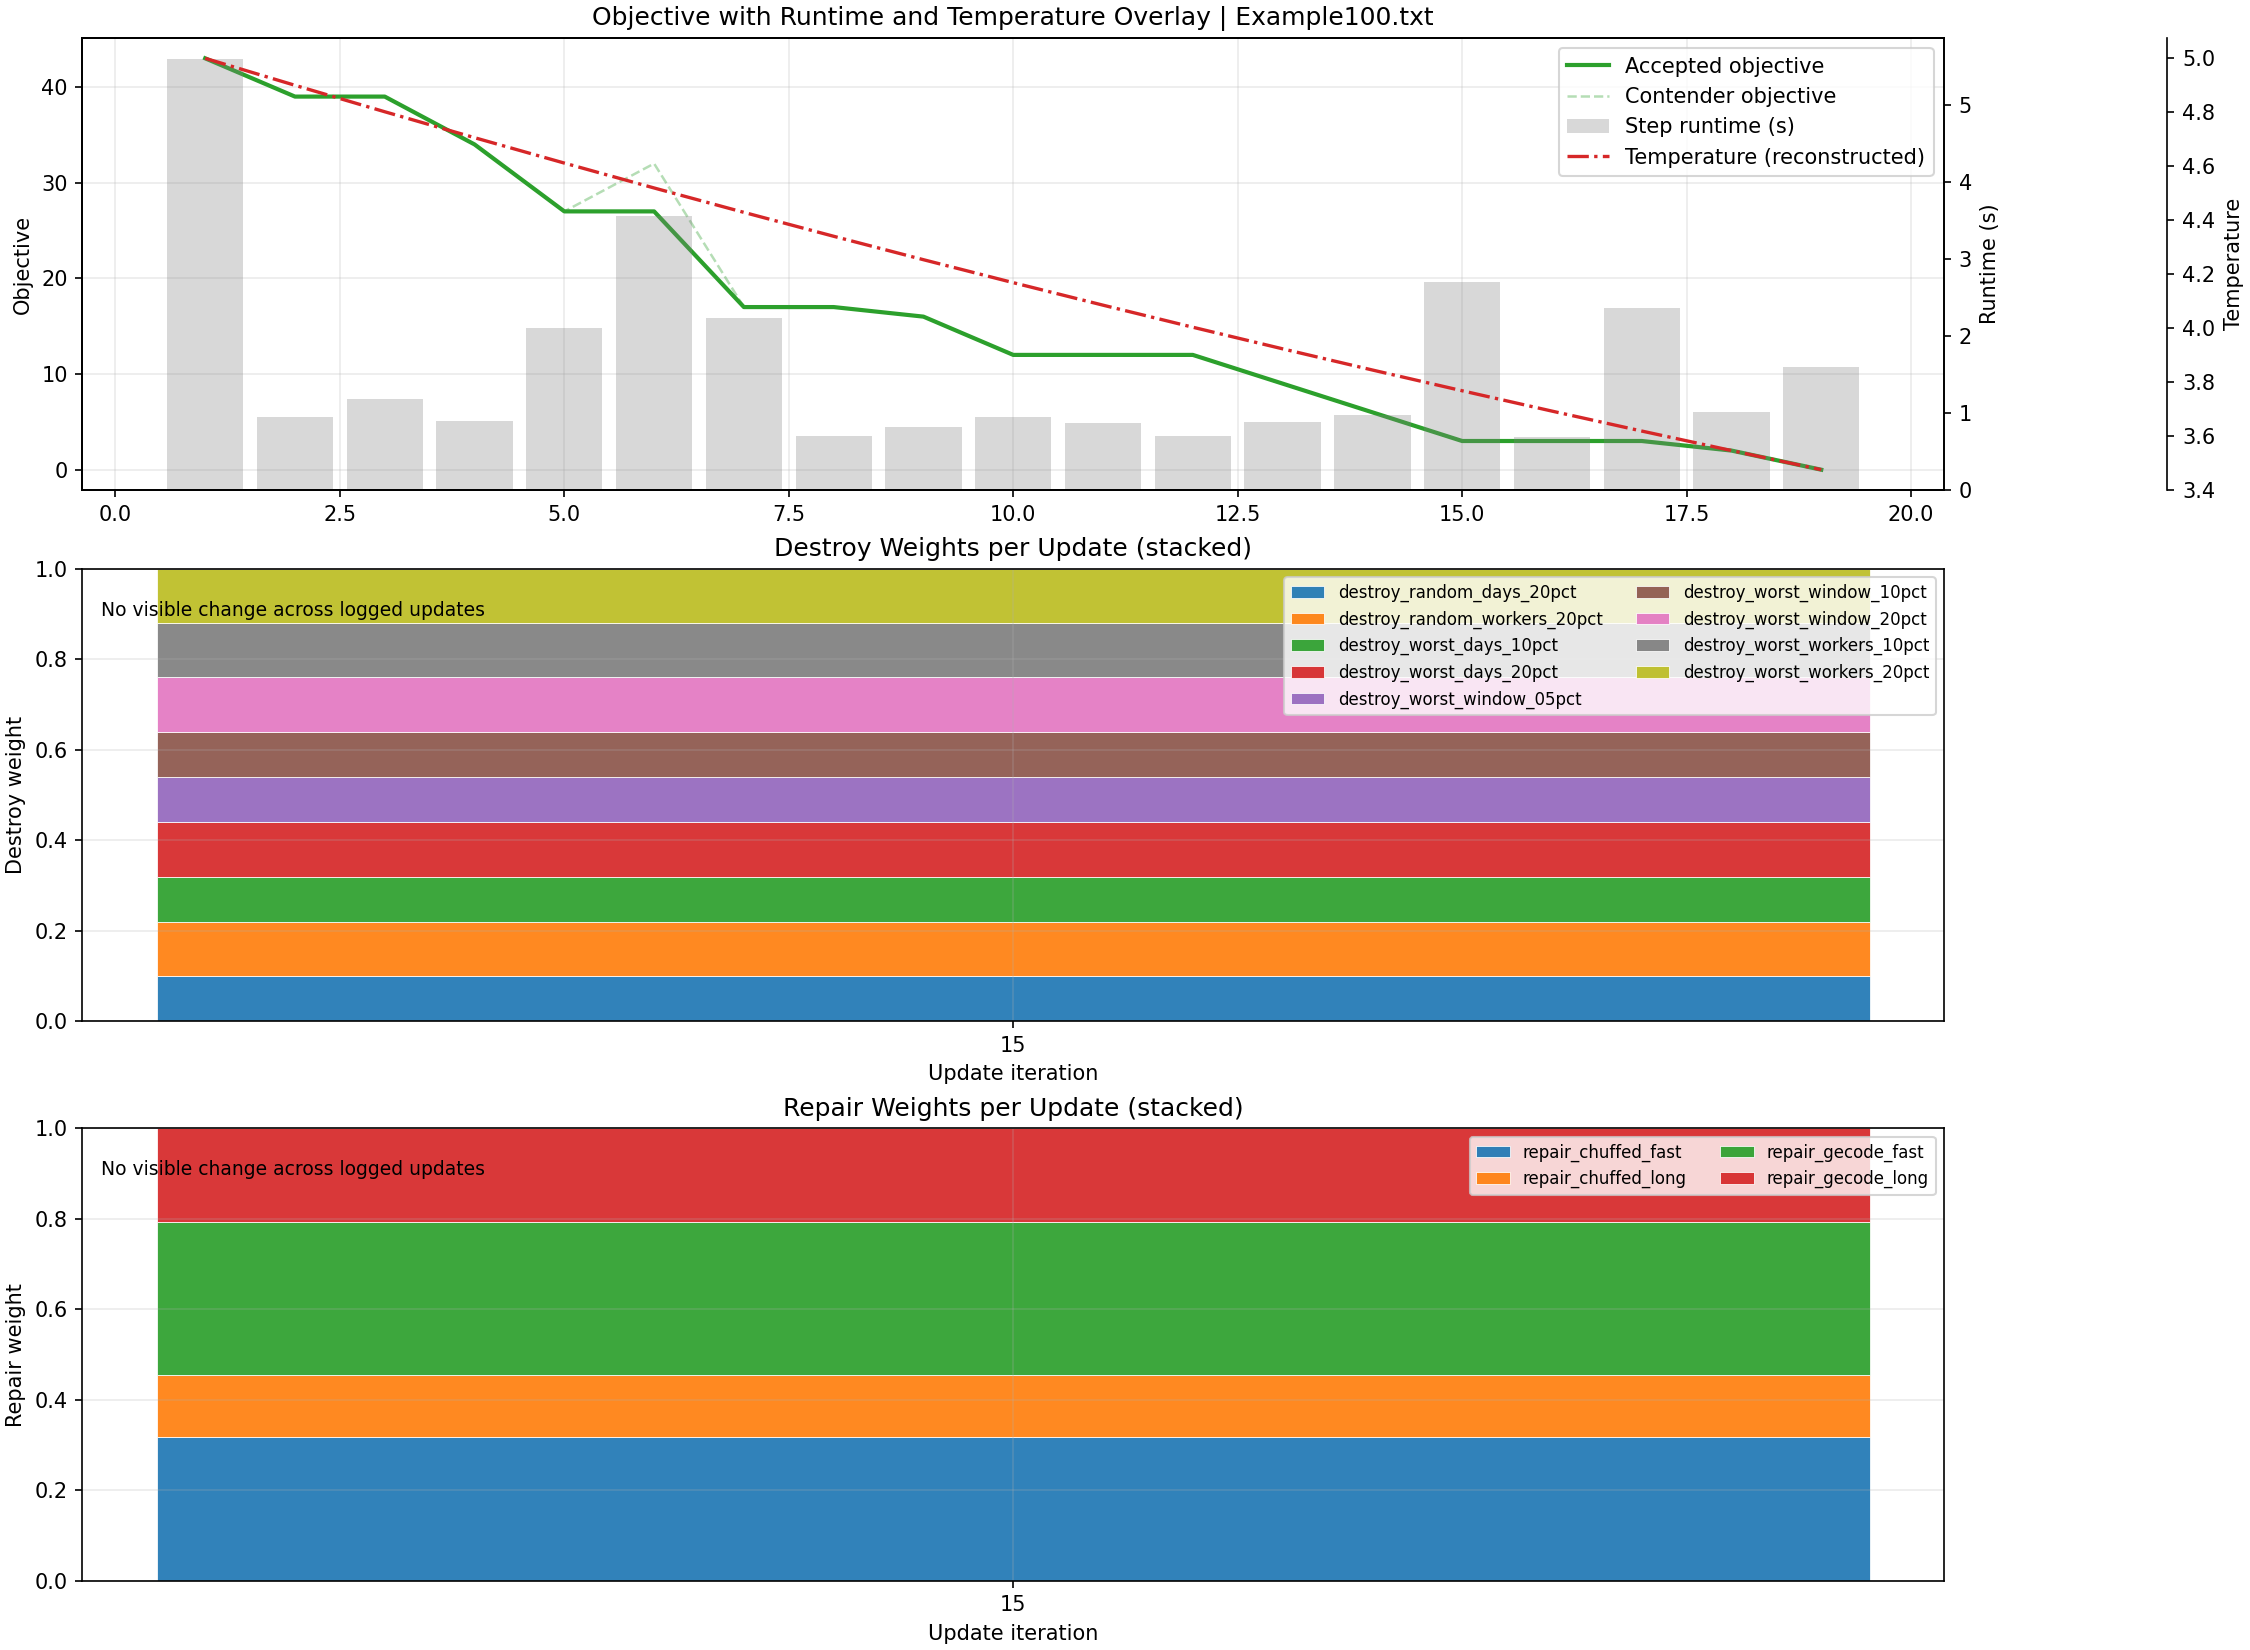

Python code for this plot:
from __future__ import annotations

import argparse
from dataclasses import dataclass
import os
from pathlib import Path
import re
from typing import Dict, List, Optional, Tuple

# Ensure matplotlib/fontconfig caches are writable in sandboxed environments.
_BASE_DIR = Path(__file__).resolve().parent
_CACHE_DIR = _BASE_DIR / ".mpl_cache"
_CACHE_DIR.mkdir(parents=True, exist_ok=True)
os.environ.setdefault("MPLCONFIGDIR", str(_CACHE_DIR))
os.environ.setdefault("XDG_CACHE_HOME", str(_CACHE_DIR))

import matplotlib
matplotlib.use("Agg")
import matplotlib.pyplot as plt


ITER_RE = re.compile(r"(\w+)=([^\s]+)")


@dataclass
class IterationRecord:
    iteration: int
    elapsed: float
    step_runtime: float
    incumbent_objective: Optional[float]
    contender_objective: Optional[float]
    accepted: bool
    temperature: Optional[float]


def _parse_bool(value: str) -> bool:
    if value == "True":
        return True
    if value == "False":
        return False
    raise ValueError(f"invalid boolean value: {value}")


def _parse_optional_float(value: Optional[str]) -> Optional[float]:
    if value is None:
        return None
    try:
        return float(value)
    except ValueError:
        return None


def parse_log(
    log_path: Path,
) -> Tuple[
    List[IterationRecord],
    Dict[int, Dict[str, Tuple[float, float]]],
    Dict[int, Dict[str, Tuple[float, float]]],
]:
    records: List[IterationRecord] = []
    destroy_updates: Dict[int, Dict[str, Tuple[float, float]]] = {}
    repair_updates: Dict[int, Dict[str, Tuple[float, float]]] = {}

    current_iter: Optional[int] = None
    section: Optional[str] = None

    for raw_line in log_path.read_text(encoding="utf-8").splitlines():
        line = raw_line.rstrip("\n")

        if line.startswith("iter="):
            section = None
            fields = dict(ITER_RE.findall(line))
            required = {
                "iter",
                "elapsed",
                "step_runtime",
                "accepted",
            }
            missing = required - set(fields)
            if missing:
                raise ValueError(f"missing fields in iteration line: {sorted(missing)}")

            record = IterationRecord(
                iteration=int(fields["iter"]),
                elapsed=float(fields["elapsed"].rstrip("s")),
                step_runtime=float(fields["step_runtime"].rstrip("s")),
                incumbent_objective=_parse_optional_float(fields.get("incumbent_objective")),
                contender_objective=_parse_optional_float(fields.get("contender_objective")),
                accepted=_parse_bool(fields["accepted"]),
                temperature=(
                    float(fields["temperature"])
                    if "temperature" in fields
                    else None
                ),
            )
            records.append(record)
            current_iter = record.iteration
            continue

        if line.startswith("  weight update (destroy):"):
            section = "destroy"
            continue
        if line.startswith("  weight update (repair):"):
            section = "repair"
            continue

        if section and line.strip().startswith("operator"):
            continue

        if section and line.startswith("    "):
            if current_iter is None:
                continue
            parts = [part.strip() for part in line.split("\t") if part.strip()]
            if len(parts) < 3:
                continue
            operator_name = parts[0]
            before = float(parts[1])
            after = float(parts[2])
            target = destroy_updates if section == "destroy" else repair_updates
            target.setdefault(current_iter, {})[operator_name] = (before, after)
            continue

    if not records:
        raise ValueError(f"no iteration lines found in {log_path}")

    return records, destroy_updates, repair_updates


def infer_instance_label(log_path: Path) -> str:
    """Infer instance filename from log header, fallback to unknown."""
    patterns = (
        re.compile(r"Loaded instance:\s*(.+)$"),
        re.compile(r"\binstance(?:_path)?=([^\s]+)"),
    )
    for raw_line in log_path.read_text(encoding="utf-8").splitlines()[:80]:
        line = raw_line.strip()
        for pattern in patterns:
            match = pattern.search(line)
            if not match:
                continue
            candidate = match.group(1).strip().strip("\"'")
            if candidate:
                return Path(candidate).name
    return "unknown"


def _build_weight_update_bars(
    updates: Dict[int, Dict[str, Tuple[float, float]]],
) -> Tuple[List[int], List[str], Dict[str, List[float]]]:
    """Build normalized stacked-bar weights at each update iteration."""
    update_iters = sorted(updates.keys())
    if not update_iters:
        return [], [], {}

    operators = sorted({name for by_iter in updates.values() for name in by_iter})
    if not operators:
        return [], [], {}

    current: Dict[str, float] = {name: 0.0 for name in operators}
    bars: Dict[str, List[float]] = {name: [] for name in operators}

    for iteration in update_iters:
        for name, (_before, after) in updates[iteration].items():
            current[name] = max(0.0, float(after))

        total = float(sum(current.values()))
        if total <= 0.0:
            normalized = {name: 1.0 / len(operators) for name in operators}
        else:
            normalized = {name: value / total for name, value in current.items()}

        for name in operators:
            bars[name].append(normalized[name])

    return update_iters, operators, bars


def _bars_have_variation(operators: List[str], bars: Dict[str, List[float]]) -> bool:
    if not operators:
        return False
    num_updates = len(bars[operators[0]])
    snapshots = [
        tuple(round(bars[name][idx], 8) for name in operators)
        for idx in range(num_updates)
    ]
    return len(set(snapshots)) > 1


def _reconstruct_temperature(
    iterations: List[int],
    initial_temp: float,
    decay: float,
    min_temp: float,
) -> List[float]:
    return [
        max(min_temp, initial_temp * (decay ** max(0, iteration - 1)))
        for iteration in iterations
    ]


def plot_analytics(
    records: List[IterationRecord],
    destroy_updates: Dict[int, Dict[str, Tuple[float, float]]],
    repair_updates: Dict[int, Dict[str, Tuple[float, float]]],
    initial_temp: float,
    decay: float,
    min_temp: float,
    instance_label: str,
    output_path: Path,
    show: bool,
) -> None:
    iterations = [record.iteration for record in records]
    runtimes = [record.step_runtime for record in records]
    contender_objectives = [record.contender_objective for record in records]

    accepted_objective_trajectory: List[Optional[float]] = []
    current_obj = records[0].incumbent_objective
    for record in records:
        if record.accepted and record.contender_objective is not None:
            current_obj = record.contender_objective
        accepted_objective_trajectory.append(current_obj)

    has_objective = any(value is not None for value in contender_objectives)

    explicit_temps = [record.temperature for record in records]
    if all(temp is not None for temp in explicit_temps):
        temperatures = [float(temp) for temp in explicit_temps]
        temperature_label = "Temperature"
    else:
        temperatures = _reconstruct_temperature(
            iterations=iterations,
            initial_temp=initial_temp,
            decay=decay,
            min_temp=min_temp,
        )
        temperature_label = "Temperature (reconstructed)"

    destroy_update_iters, destroy_operators, destroy_bars = _build_weight_update_bars(
        destroy_updates
    )
    repair_update_iters, repair_operators, repair_bars = _build_weight_update_bars(
        repair_updates
    )

    fig, axes = plt.subplots(
        3,
        1,
        sharex=False,
        figsize=(15, 11),
        constrained_layout=True,
    )

    ax_v = axes[0]
    if has_objective:
        ax_v.plot(
            iterations,
            accepted_objective_trajectory,
            color="tab:green",
            linewidth=2.0,
            label="Accepted objective",
        )
        ax_v.plot(
            iterations,
            contender_objectives,
            color="tab:green",
            alpha=0.35,
            linewidth=1.2,
            linestyle="--",
            label="Contender objective",
        )
    else:
        ax_v.text(
            0.01,
            0.92,
            "Objective not present in log",
            transform=ax_v.transAxes,
            ha="left",
            va="top",
            fontsize=9,
        )
    ax_v.set_ylabel("Objective")
    ax_v.grid(alpha=0.25)

    ax_rt = ax_v.twinx()
    ax_rt.bar(
        iterations,
        runtimes,
        width=0.85,
        color="tab:gray",
        alpha=0.3,
        label="Step runtime (s)",
    )
    ax_rt.set_ylabel("Runtime (s)")

    ax_temp = ax_v.twinx()
    ax_temp.spines["right"].set_position(("axes", 1.12))
    ax_temp.plot(
        iterations,
        temperatures,
        color="tab:red",
        linewidth=1.6,
        linestyle="-.",
        label=temperature_label,
    )
    sa_accept_iterations: List[int] = []
    sa_accept_temperatures: List[float] = []
    for record, temp in zip(records, temperatures):
        if (
            record.accepted
            and record.incumbent_objective is not None
            and record.contender_objective is not None
            and record.contender_objective > record.incumbent_objective
        ):
            sa_accept_iterations.append(record.iteration)
            sa_accept_temperatures.append(temp)
    if sa_accept_iterations:
        ax_temp.scatter(
            sa_accept_iterations,
            sa_accept_temperatures,
            s=100,
            marker="x",
            color="orange",
            linewidths=2.5,
            zorder=5,
            label="Accepted worse via SA",
        )
    ax_temp.set_ylabel("Temperature")

    handles = []
    labels = []
    for ax in (ax_v, ax_rt, ax_temp):
        h, l = ax.get_legend_handles_labels()
        handles.extend(h)
        labels.extend(l)
    ax_v.legend(handles, labels, loc="upper right")
    ax_v.set_title(
        f"Objective with Runtime and Temperature Overlay | {instance_label}"
    )

    ax_dw = axes[1]
    if destroy_update_iters:
        positions = list(range(len(destroy_update_iters)))
        bottoms = [0.0] * len(positions)
        for name in destroy_operators:
            values = destroy_bars[name]
            ax_dw.bar(
                positions,
                values,
                width=0.92,
                bottom=bottoms,
                alpha=0.92,
                edgecolor="white",
                linewidth=0.4,
                label=name,
            )
            bottoms = [base + value for base, value in zip(bottoms, values)]
        ax_dw.set_xlim(-0.5, len(positions) - 0.5)
        ax_dw.set_xticks(positions)
        ax_dw.set_xticklabels([str(it) for it in destroy_update_iters])
        ax_dw.legend(ncol=2, fontsize=8, loc="upper right")
        if not _bars_have_variation(destroy_operators, destroy_bars):
            ax_dw.text(
                0.01,
                0.93,
                "No visible change across logged updates",
                transform=ax_dw.transAxes,
                ha="left",
                va="top",
                fontsize=9,
            )
    else:
        ax_dw.text(
            0.5,
            0.5,
            "No destroy weight updates in log",
            transform=ax_dw.transAxes,
            ha="center",
            va="center",
        )
    ax_dw.set_ylabel("Destroy weight")
    ax_dw.set_xlabel("Update iteration")
    ax_dw.set_ylim(0.0, 1.0)
    ax_dw.grid(alpha=0.25)
    ax_dw.set_title("Destroy Weights per Update (stacked)")

    ax_rw = axes[2]
    if repair_update_iters:
        positions = list(range(len(repair_update_iters)))
        bottoms = [0.0] * len(positions)
        for name in repair_operators:
            values = repair_bars[name]
            ax_rw.bar(
                positions,
                values,
                width=0.92,
                bottom=bottoms,
                alpha=0.92,
                edgecolor="white",
                linewidth=0.4,
                label=name,
            )
            bottoms = [base + value for base, value in zip(bottoms, values)]
        ax_rw.set_xlim(-0.5, len(positions) - 0.5)
        ax_rw.set_xticks(positions)
        ax_rw.set_xticklabels([str(it) for it in repair_update_iters])
        ax_rw.legend(ncol=2, fontsize=8, loc="upper right")
        if not _bars_have_variation(repair_operators, repair_bars):
            ax_rw.text(
                0.01,
                0.93,
                "No visible change across logged updates",
                transform=ax_rw.transAxes,
                ha="left",
                va="top",
                fontsize=9,
            )
    else:
        ax_rw.text(
            0.5,
            0.5,
            "No repair weight updates in log",
            transform=ax_rw.transAxes,
            ha="center",
            va="center",
        )
    ax_rw.set_ylabel("Repair weight")
    ax_rw.set_xlabel("Update iteration")
    ax_rw.set_ylim(0.0, 1.0)
    ax_rw.grid(alpha=0.25)
    ax_rw.set_title("Repair Weights per Update (stacked)")

    fig.savefig(output_path, dpi=150)
    if show:
        plt.show()
    plt.close(fig)


def build_arg_parser() -> argparse.ArgumentParser:
    parser = argparse.ArgumentParser(
        description=(
            "Parse multiarm_bandit.log and plot objective/runtime, "
            "weights trajectory, and temperature."
        )
    )
    parser.add_argument(
        "--log",
        type=Path,
        default=Path(__file__).resolve().parent / "multiarm_bandit.log",
        help="Path to multiarm bandit log file.",
    )
    parser.add_argument(
        "--instance",
        type=str,
        default=None,
        help="Instance filename/path label shown in the plot title.",
    )
    parser.add_argument(
        "--out",
        type=Path,
        default=Path(__file__).resolve().parent / "multibandit-analytics.png",
        help="Output image path.",
    )
    parser.add_argument(
        "--initial-temp",
        type=float,
        default=5.0,
        help="Initial temperature used when reconstructing missing temperatures.",
    )
    parser.add_argument(
        "--temp-decay",
        type=float,
        default=0.98,
        help="Temperature decay factor used when reconstructing missing temperatures.",
    )
    parser.add_argument(
        "--min-temp",
        type=float,
        default=0.7,
        help="Minimum temperature used when reconstructing missing temperatures.",
    )
    parser.add_argument(
        "--show",
        action="store_true",
        help="Show plot window in addition to saving the figure.",
    )
    return parser


def main() -> None:
    parser = build_arg_parser()
    args = parser.parse_args()

    if not args.log.exists():
        raise FileNotFoundError(f"log file not found: {args.log}")
    if args.initial_temp <= 0:
        raise ValueError("--initial-temp must be > 0")
    if args.min_temp <= 0:
        raise ValueError("--min-temp must be > 0")
    if not (0 < args.temp_decay <= 1):
        raise ValueError("--temp-decay must be in (0, 1]")

    records, destroy_updates, repair_updates = parse_log(args.log)
    instance_label = Path(args.instance).name if args.instance else infer_instance_label(args.log)
    args.out.parent.mkdir(parents=True, exist_ok=True)
    plot_analytics(
        records=records,
        destroy_updates=destroy_updates,
        repair_updates=repair_updates,
        initial_temp=args.initial_temp,
        decay=args.temp_decay,
        min_temp=args.min_temp,
        instance_label=instance_label,
        output_path=args.out,
        show=args.show,
    )
    print(f"Wrote analytics plot: {args.out}")


if __name__ == "__main__":
    main()
